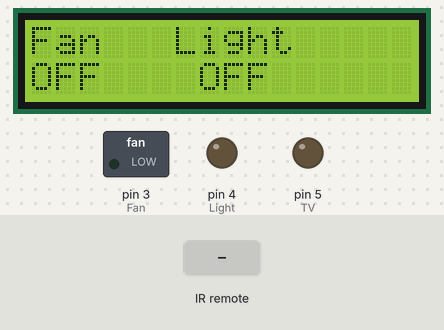
Simulated run of this sketch. Board: Arduino Uno, built with avr-gcc and run on an emulated ATmega328P. On the bench: 16×2 character LCD, switched loads named in the sketch (green lamp = pin HIGH), output pins drawn as LEDs (lit = HIGH). The inputs (shaded band) are chosen by the test bench. What the sketch prints to the serial monitor is not drawn.

Above: at 5.2 s.
5.3 s: infrared code 0x810 received
At 6.3 s:
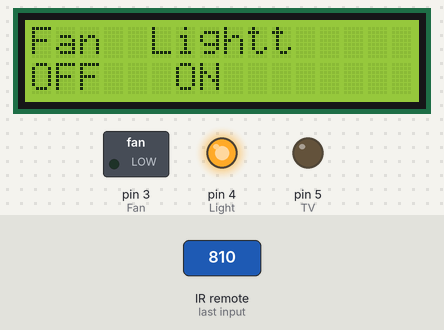
6.9 s: infrared code 0xC10 received
At 7.5 s:
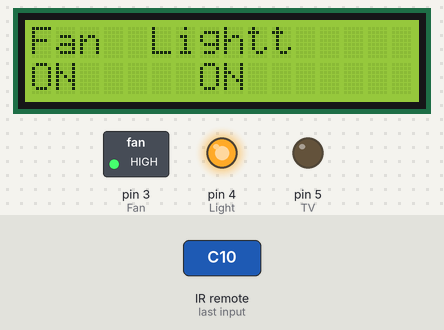
8.5 s: infrared code 0x810 received
At 9.8 s:
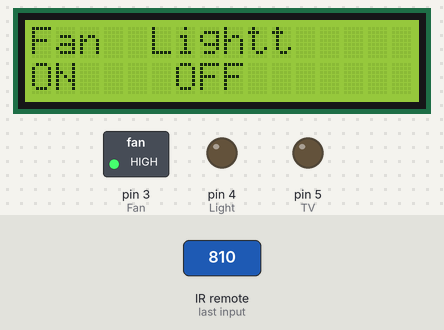
10.1 s: infrared code 0xC10 received
At 11.2 s:
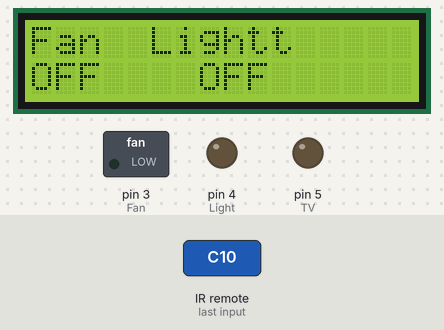
11.7 s: infrared code 0xC10 received
At 12.4 s:
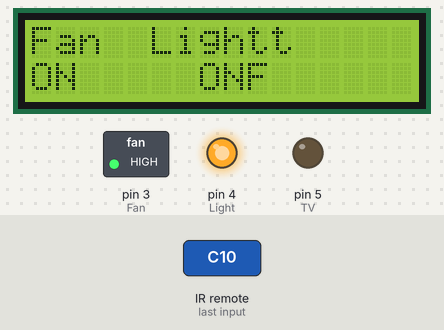
Timing chart, 0 to 14.3 s (numbered marks = the images above; inputs shaded):
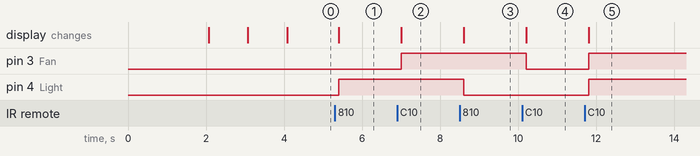

The sketch:

ir_remote.ino
```cpp
#include<LiquidCrystal.h>
#include <IRremote.h>
const int RECV_PIN=14;
IRrecv irrecv(RECV_PIN);
decode_results results;
#include<LiquidCrystal.h>
LiquidCrystal lcd(6,7,8,9,10,11);

#define Fan 3
#define Light 4
#define TV 5

int i=0,j=0,k=0,n=0;

void setup()
{
  Serial.begin(9600);
  lcd.begin(16,2);
  pinMode(Fan, OUTPUT);
  pinMode(Light, OUTPUT);
  pinMode(TV, OUTPUT);
  //digitalWrite(13,HIGH);
  lcd.print("Remote Control");
  lcd.setCursor(0,1);
  lcd.print("Home Automation");
  delay(2000);
  lcd.clear();
  lcd.print("EDC PROJECT");
  lcd.setCursor(0,1);
  delay(1000);
  lcd.print("System Ready...");
  delay(1000);
  irrecv.enableIRIn(); // Start the receiver
  irrecv.blink13(true);
  lcd.clear();
  lcd.setCursor(0,0);
  lcd.print("Fan   Light");
  lcd.setCursor(0,1);
  lcd.print("OFF    OFF");
}

void loop()
{
  if (irrecv.decode(&results))
   {
     Serial.println(results.value,HEX);
     delay(100);
     lcd.setCursor(0,0);
     lcd.print("Fan  Light");
     if(results.value==0x10)
     {
        i++;
        int x=i%2;
        digitalWrite(Fan, x);
        lcd.setCursor(0,1);
        if(x)
        lcd.print("ON  ");
        else
        lcd.print("OFF ");
       // delay(200);
     }

     else if(results.value==0x810)    //  key 1

     {
        j++;
        int x=j%2;
        digitalWrite(Light, x);
        lcd.setCursor(6,1);
        if(x)
        lcd.print("ON   ");
        else
        lcd.print("OFF  ");
       // delay(200);
     }
  if(results.value==0xC10)
       {
        n++;
        int x=n%2;
        digitalWrite(Fan,x);
        digitalWrite(Light,x);
        lcd.setCursor(0,1);
        if(x)
        lcd.print("ON     ON");
        else
        lcd.print("OFF    OFF");
        //delay(200);
       }
     irrecv.resume(); // Receive the next value
     //delay(100);
   }
}
```

Measured:
- after the input at 5.3 s, pin 4 (Light): LOW → HIGH after 0.10 s; the display: changes after 0.10 s (image 1)
- after the input at 6.9 s, pin 3 (Fan): LOW → HIGH after 0.10 s; the display: changes after 0.10 s (image 2)
- after the input at 8.5 s, pin 4 (Light): HIGH → LOW after 0.10 s; the display: changes after 0.10 s (image 3)
- after the input at 10.1 s, pin 3 (Fan): HIGH → LOW after 0.10 s; the display: changes after 0.10 s (image 4)
- after the input at 11.7 s, pin 3 (Fan), pin 4 (Light): LOW → HIGH after 0.10 s; the display: changes after 0.10 s (image 5)
